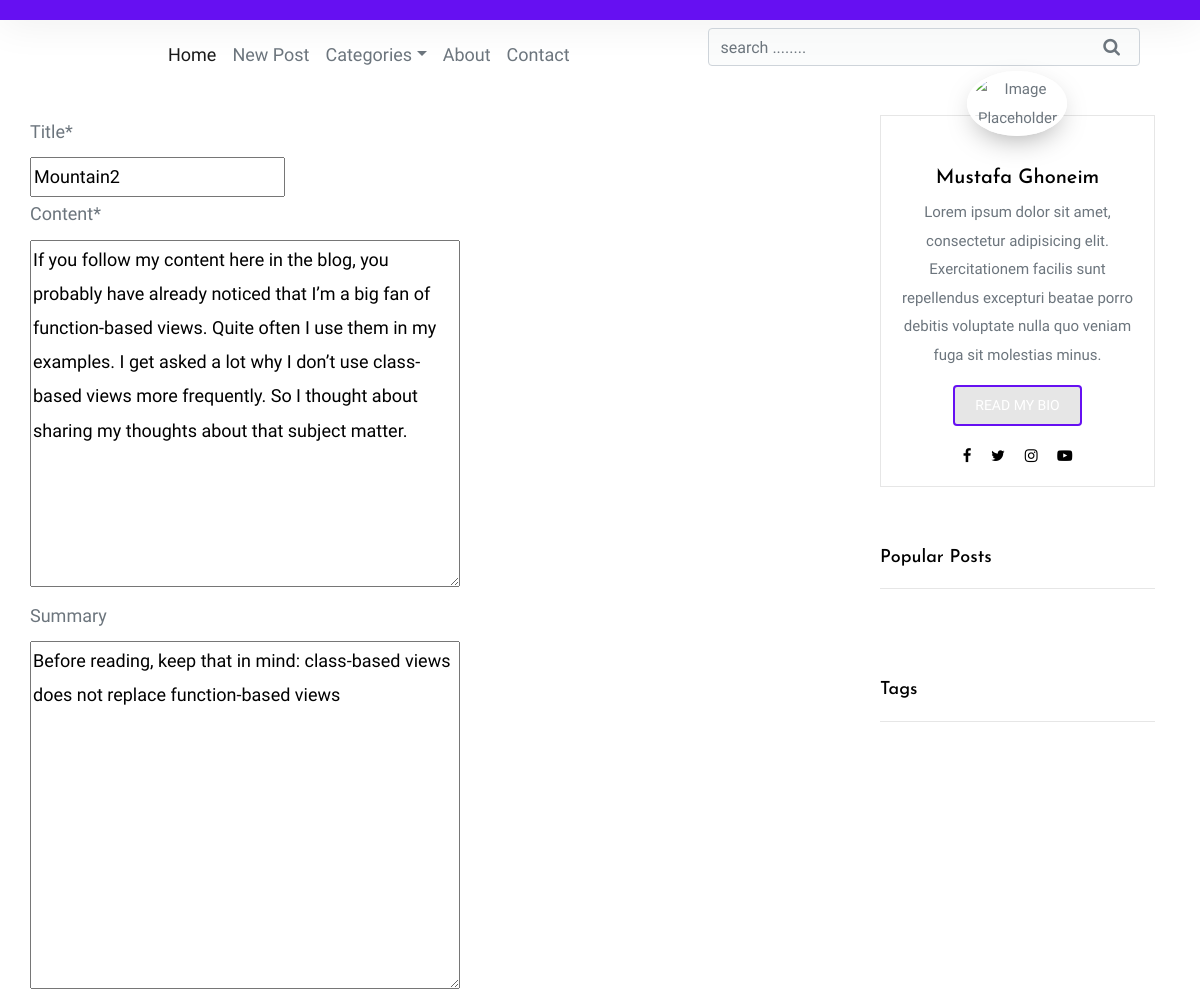
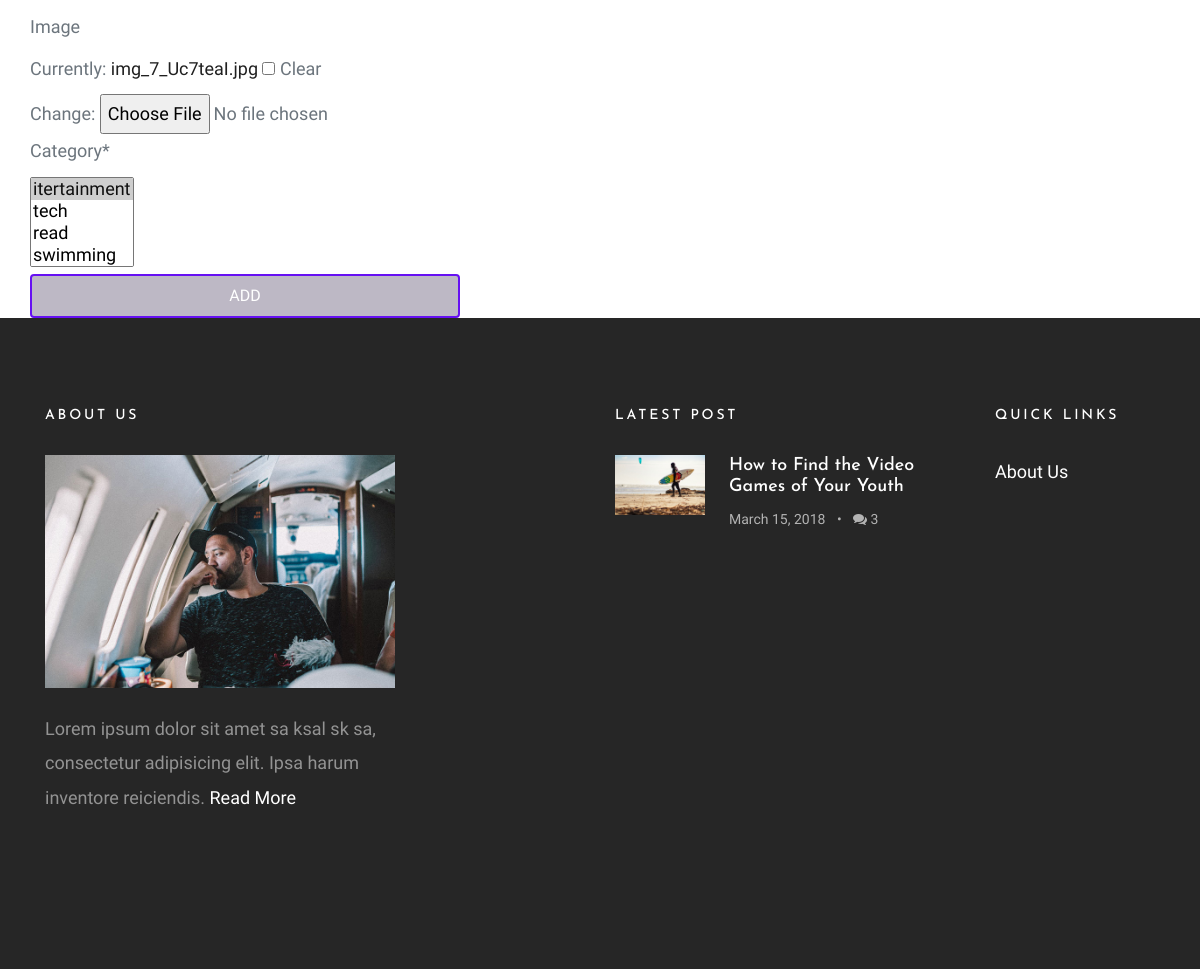
/1/update, run on the app's committed database (2 pictures, top to bottom).
### posts/models.py (models this page shows, shortened)
class post (models.Model):
    user = models.ForeignKey(settings.AUTH_USER_MODEL , default ='mmg' ,on_delete=models.CASCADE)
    title = models.CharField(max_length=200)
    timestamp = models.DateTimeField(auto_now_add=True , auto_now=False)
    content = models.TextField()
    summary = models.TextField(null =True , blank =True)
    image = models.ImageField(null=True , blank=True)
    num_viwes = models.PositiveIntegerField(blank=True , default =0)
    category = models.ManyToManyField(category)
    class Meta:
        ordering = ['-timestamp']

class category(models.Model):
    category = models.CharField(max_length=200)
    def __str__(self):
        return self.category

### posts/views.py (the view)
# urls.py: path('<int:pk>/update', PostUpdate , name='post_update'),
def PostUpdate(request , pk):
    obj = post.objects.filter(pk=pk).first()
    form = PostForm(request.POST or None  ,request.FILES or None,instance=obj)
    if form.is_valid():
        form.save()
        return redirect('post_list')
    template_name = 'update_form.html'
    context ={'form':form}
    return render(request , template_name ,context)

### posts/forms.py
class PostForm(forms.ModelForm):
    class Meta:
        model = post
        fields =('title' ,'content' ,'summary' , 'image' ,'category')

### posts/templates/update_form.html (shortened to what this page needs)
{% extends 'base.html' %}
{% load staticfiles%}
{% load crispy_forms_tags %}
{% block content %}
  <form method="post"  enctype="multipart/form-data">
    {{form|crispy}}
    <input type="submit" name="" class ='btn btn-primary btn-block ' value="ADD">
  </form>
{% endblock%}

### templates/base.html (shortened to what this page needs)
{% load staticfiles %}
<!DOCTYPE html>
<html lang="en" dir="ltr">
  <head>
    <link rel="stylesheet" href="{% static '/css/bootstrap.css'%}">
    <link rel="stylesheet" href="{% static '/css/animate.css' %}">
    <link rel="stylesheet" href="{% static 'css/owl.carousel.min.css' %}">
    <link rel="stylesheet" href="{% static 'fonts/ionicons/css/ionicons.min.css' %}">
    <link rel="stylesheet" href=" {% static 'fonts/fontawesome/css/font-awesome.min.css' %}">
    <link rel="stylesheet" href="{% static 'fonts/flaticon/font/flaticon.css' %}">
    <link rel="stylesheet" href="{% static 'css/style.css' %}">
  </head>
  <body>
    <div class="wrap">
    {% include 'header.html'%}
      <div class="container">
        <div class="row">
          <div class="col-md-12">
          </div>
        </div>
      </div>
    <section class="site-section py-sm">
      <div class="container">
        <div class="row">
          <div class="col-md-3">
          </div>
        </div>
        <div class="row blog-entries">
          <div class="col-md-12 col-lg-8 main-content">
            <div class="row">
              {% block content %}
              {% endblock %}
            </div>
    </div>
    <div class="col-md-12 col-lg-4 sidebar">
      <div class="sidebar-box">
        <div class="bio text-center">
          <img src="{% static 'image/IMG_20180403_173041.jpg'%}" alt="Image Placeholder" class="img-fluid">
          <div class="bio-body">
            <h2>Mustafa Ghoneim</h2>
            <p>Lorem ipsum dolor sit amet, consectetur adipisicing elit. Exercitationem facilis sunt repellendus excepturi beatae porro debitis voluptate nulla quo veniam fuga sit molestias minus.</p>
            <p><a href="#" class="btn btn-primary btn-sm rounded">Read my bio</a></p>
            <p class="social">
              <a href="https://www.facebook.com/mustafa.gohniem.1" class="p-2"><span class="fa fa-facebook"></span></a>
              <a href="#" class="p-2"><span class="fa fa-twitter"></span></a>
              <a href="#" class="p-2"><span class="fa fa-instagram"></span></a>
              <a href="https://www.youtube.com/channel/UCixOJLuMXdVRSB4Ow3VJEDg?view_as=subscriber" class="p-2"><span class="fa fa-youtube-play"></span></a>
            </p>
          </div>
        </div>
      </div>
      <div class="sidebar-box">
        <h3 class="heading">Popular Posts</h3>
      </div>
      <div class="sidebar-box">
        <h3 class="heading">Tags</h3>
      </div>
    </div>
    </div>
    </div>
    </section>
    {% include 'footer.html'%}
  </body>
</html>

### templates/header.html (shortened to what this page needs)
<header role="banner">
  <div class="top-bar">
    </div>
  </div>
  <nav class="navbar navbar-expand-md  navbar-light bg-light">
    <div class="container">
      <div class="collapse navbar-collapse" id="navbarMenu">
        <ul class="navbar-nav mx-auto">
          <li class="nav-item">
            <a class="nav-link active" href="{% url 'post_list'%}">Home</a>
          </li>
          <li class="nav-item">
            <a class="nav-link" href="{% url 'post_create'%}">New Post</a>
          </li>
          <li class="nav-item dropdown">
            <a class="nav-link dropdown-toggle" href="category.html" id="dropdown05" data-toggle="dropdown" aria-haspopup="true" aria-expanded="false">Categories</a>
          </li>
          <li class="nav-item">
            <a class="nav-link" href="{% url 'about'%}">About</a>
          </li>
          <li class="nav-item">
            <a class="nav-link" href="{% url 'contact'%}">Contact</a>
          </li>
        </ul>
        <div class="col-md-5">
          <form action="/search/" class="search-form">
            <div class="form-group">
              <span class="icon fa fa-search"></span>
              <input type="text" name='query' class="form-control" id="s" placeholder="search ........ ">
            </div>
          </form>
        </div>
      </div>
    </div>
  </nav>

### templates/footer.html
{% load staticfiles%}
<footer class="site-footer">
  <div class="container">
    <div class="row mb-5">
      <div class="col-md-4">
        <h3>About Us</h3>
        <p class="mb-4">
          <img src="{%static 'image/img_1.jpg'%}" alt="Image placeholder" class="img-fluid">
        </p>
        <p>Lorem ipsum dolor sit amet sa ksal sk sa, consectetur adipisicing elit. Ipsa harum inventore reiciendis. <a href="#">Read More</a></p>
      </div>
      <div class="col-md-6 ml-auto">
        <div class="row">
          <div class="col-md-7">
            <h3>Latest Post</h3>
            <div class="post-entry-sidebar">
              <ul>
                <li>
                  <a href="">
                    <img src="{% static 'image/img_6.jpg'%}" alt="Image placeholder" class="mr-4">
                    <div class="text">
                      <h4>How to Find the Video Games of Your Youth</h4>
                      <div class="post-meta">
                        <span class="mr-2">March 15, 2018 </span> &bullet;
                        <span class="ml-2"><span class="fa fa-comments"></span> 3</span>
                      </div>
                    </div>
                  </a>
                </li>
                <li>
              </ul>
            </div>
          </div>
          <div class="col-md-1"></div>
          <div class="col-md-4">
            <div class="mb-5">
              <h3>Quick Links</h3>
              <ul class="list-unstyled">
                <li><a href="#">About Us</a></li>
              </ul>
            </div>
          </div>
        </div>
      </div>
    </div>
  </div>
</footer>

### staticfiles/css/style.css (style rules this page uses)
body { font-family: "Inconsolata", SFMono-Regular, Menlo, Monaco, Consolas, "Liberation Mono", "Courier New", monospace; font-weight: 300; font-size: 18px; line-height: 1.9; color: #6c757d; }
a { -webkit-transition: .3s all ease; -o-transition: .3s all ease; transition: .3s all ease; text-decoration: none; }
h1, h2, h3, h4, h5 { color: #000; font-family: "Josefin Sans", -apple-system, BlinkMacSystemFont, "Segoe UI", Roboto, "Helvetica Neue", Arial, sans-serif, "Apple Color Emoji", "Segoe UI Emoji", "Segoe UI Symbol", "Noto Color Emoji"; }
.wrap { max-width: 1250px; margin: 0 auto; background: #fff; -webkit-box-shadow: 0 0 40px 0 rgba(0, 0, 0, 0.1); box-shadow: 0 0 40px 0 rgba(0, 0, 0, 0.1); }
header { position: relative; top: 0; left: 0; width: 100%; z-index: 5; font-weight: 400; background: #fff !important; }
.top-bar { background: #6610f2; padding: 10px 0; }
.bio { padding: 15px; background: #fff; border: 1px solid #e6e6e6; font-weight: 400; }
.bio img { border: 4px solid #fff; -webkit-box-shadow: 0 10px 30px -10px rgba(0, 0, 0, 0.4); box-shadow: 0 10px 30px -10px rgba(0, 0, 0, 0.4); max-width: 100px; margin-top: -4em; border-radius: 50%; position: relative; margin-bottom: 30px; }
.bio h2 { font-size: 20px; }
.bio .bio-body .social a { color: #000; }
.site-section { padding: 7em 0; }
.site-section.py-sm { padding: 0em 0; }
.btn, .form-control { outline: none; -webkit-box-shadow: none !important; box-shadow: none !important; border-radius: 115; }
.form-control { -webkit-box-shadow: none !important; box-shadow: none !important; }
.btn { -webkit-transition: .3s all ease; -o-transition: .3s all ease; transition: .3s all ease; padding: 8px 20px; }
.btn.btn-primary { color: #fff; border-width: 2px; }
.btn.btn-sm { font-size: 14px; }
.sidebar { padding-left: 5em; }
.sidebar-box { margin-bottom: 4em; font-size: 15px; width: 100%; float: left; background: #fff; }
.sidebar-box *:last-child { margin-bottom: 0; }
.sidebar-box .heading { font-size: 18px; margin-bottom: 30px; padding-bottom: 20px; border-bottom: 1px solid #e6e6e6; }
.heading { color: #000; }
.post-entry-sidebar .post-meta { font-size: 14px; color: #b3b3b3; }
.post-entry-sidebar ul { padding: 0; margin: 0; }
.post-entry-sidebar ul li { list-style: none; padding: 0 0 20px 0; margin: 0 0 20px 0; }
.post-entry-sidebar ul li a { display: table; }
.post-entry-sidebar ul li a img { width: 90px; }
.post-entry-sidebar ul li a img, .post-entry-sidebar ul li a .text { display: table-cell; vertical-align: middle; }
.post-entry-sidebar ul li a .text h4 { font-size: 18px; }
.search-form .form-group { position: relative; }
.search-form .form-group #s { padding-right: 50px; background: rgba(248, 249, 250, 0.5);; }
.search-form .icon { position: absolute; top: 50%; right: 20px; -wsearchebkit-transform: translateY(-50%); -ms-transform: translateY(-50%); transform: translateY(-50%); }
.site-footer { background-size: cover; background-position: center center; background-repeat: no-repeat; padding: 5em 0; background: #262626; }
.site-footer .post-entry-sidebar ul li a h4 { color: #fff; }
.site-footer a { color: #fff; }
.site-footer h3 { color: #fff; margin-bottom: 30px; font-size: 14px; text-transform: uppercase; letter-spacing: .2em; }
.site-footer p { color: rgba(255, 255, 255, 0.5); }

### data on the page
post: title "Mountain2", content "If you follow my content here in the blog, you probably have already noticed that I’m a big fan of function-based views. Quite often I use them in my examples. I get asked a lot why I don’t use class-based views more frequently. So I thought about sharing my thoughts about that subject matter.", summary "Before reading, keep that in mind: class-based views does not replace function-based views"
category: category "itertainment ☑ / tech / read / swimming"
